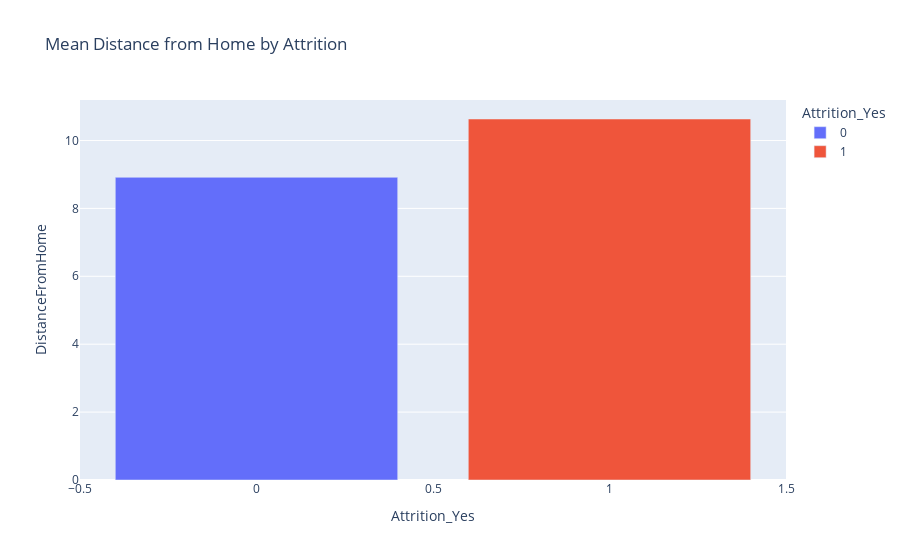

Notebook source saved alongside this figure:
### Code cell
# Mean Distance from Home by Attrition:
fig = px.bar(distance_by_mean_attrition, x= 'Attrition_Yes', y = 'DistanceFromHome',  color = 'Attrition_Yes', 
             title='Mean Distance from Home by Attrition')
fig.show()

### Figure 1 — Plotly figure (JSON) as saved in the notebook; plotly's stock layout.template omitted (floating-point values rounded to 4 significant figures)
{"data": [{"alignmentgroup": "True", "hovertemplate": "Attrition_Yes=%{x}<br>DistanceFromHome=%{y}<extra></extra>", "legendgroup": "0", "marker": {"color": "#636efa"}, "name": "0", "offsetgroup": "0", "orientation": "v", "showlegend": true, "textposition": "auto", "type": "bar", "x": [0], "xaxis": "x", "y": [8.916], "yaxis": "y"}, {"alignmentgroup": "True", "hovertemplate": "Attrition_Yes=%{x}<br>DistanceFromHome=%{y}<extra></extra>", "legendgroup": "1", "marker": {"color": "#EF553B"}, "name": "1", "offsetgroup": "1", "orientation": "v", "showlegend": true, "textposition": "auto", "type": "bar", "x": [1], "xaxis": "x", "y": [10.63], "yaxis": "y"}], "layout": {"barmode": "relative", "legend": {"title": {"text": "Attrition_Yes"}, "tracegroupgap": 0}, "title": {"text": "Mean Distance from Home by Attrition"}, "xaxis": {"anchor": "y", "categoryarray": [0, 1], "categoryorder": "array", "domain": [0, 1], "title": {"text": "Attrition_Yes"}}, "yaxis": {"anchor": "x", "domain": [0, 1], "title": {"text": "DistanceFromHome"}}}}
